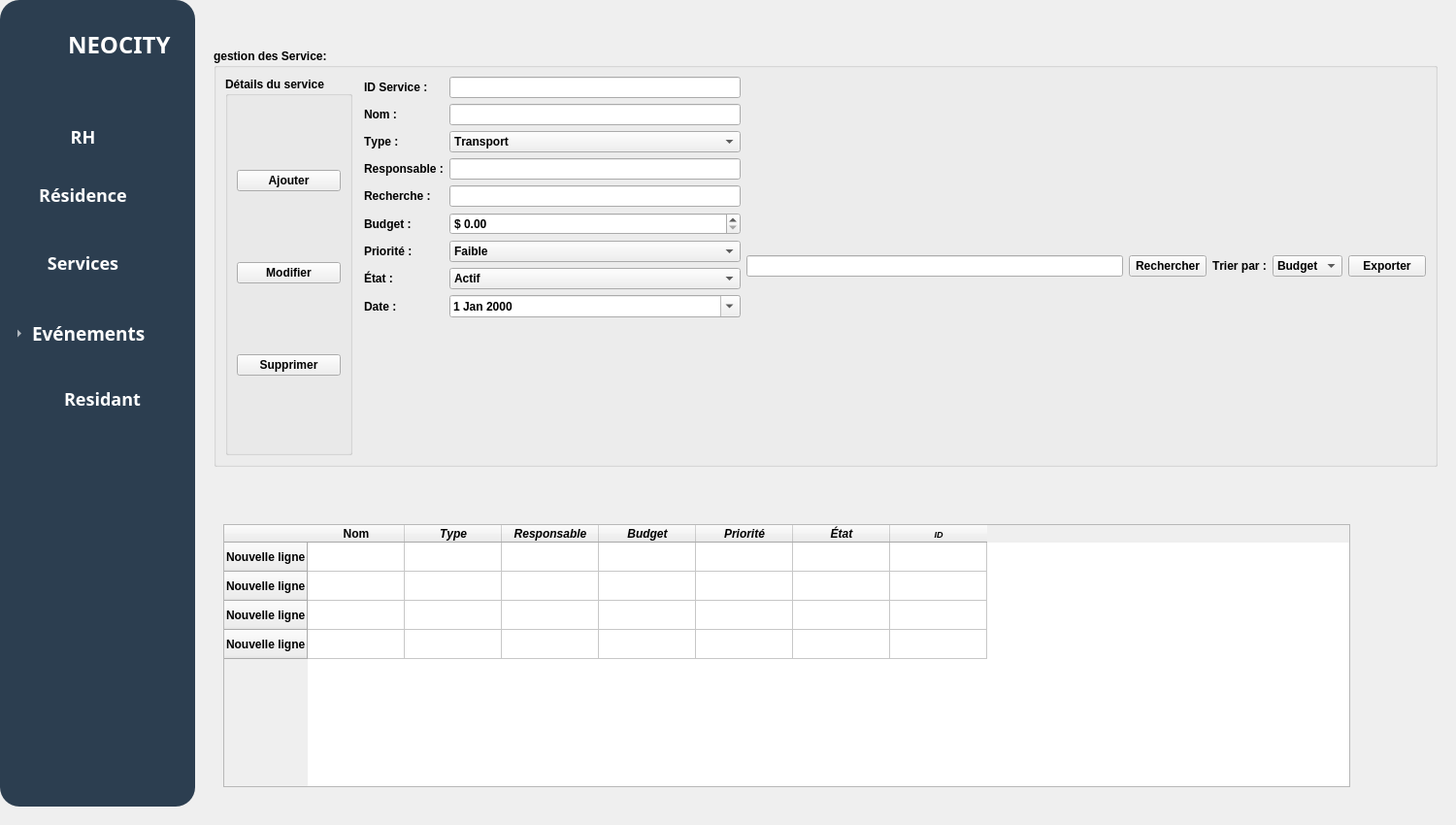
<?xml version="1.0" encoding="UTF-8"?>
<ui version="4.0">
 <class>MainWindow</class>
 <widget class="QMainWindow" name="MainWindow">
  <property name="geometry">
   <rect>
    <x>0</x>
    <y>0</y>
    <width>1500</width>
    <height>850</height>
   </rect>
  </property>
  <property name="font">
   <font>
    <bold>true</bold>
    <kerning>false</kerning>
   </font>
  </property>
  <property name="mouseTracking">
   <bool>true</bool>
  </property>
  <property name="tabletTracking">
   <bool>true</bool>
  </property>
  <property name="acceptDrops">
   <bool>true</bool>
  </property>
  <property name="windowTitle">
   <string>MainWindow</string>
  </property>
  <property name="windowIcon">
   <iconset>
    <normaloff>back.png</normaloff>back.png</iconset>
  </property>
  <property name="styleSheet">
   <string notr="true"/>
  </property>
  <property name="animated">
   <bool>true</bool>
  </property>
  <property name="documentMode">
   <bool>true</bool>
  </property>
  <property name="dockNestingEnabled">
   <bool>true</bool>
  </property>
  <property name="unifiedTitleAndToolBarOnMac">
   <bool>true</bool>
  </property>
  <widget class="QWidget" name="centralwidget">
   <widget class="QGroupBox" name="groupSearch">
    <property name="geometry">
     <rect>
      <x>220</x>
      <y>50</y>
      <width>1261</width>
      <height>431</height>
     </rect>
    </property>
    <property name="minimumSize">
     <size>
      <width>220</width>
      <height>220</height>
     </size>
    </property>
    <property name="styleSheet">
     <string notr="true">font: 10pt &quot;Segoe UI&quot;;

</string>
    </property>
    <property name="title">
     <string>gestion des Service:</string>
    </property>
    <layout class="QHBoxLayout" name="horizontalLayout">
     <item>
      <widget class="QGroupBox" name="groupDetails">
       <property name="title">
        <string>Détails du service</string>
       </property>
       <layout class="QHBoxLayout" name="horizontalLayout_2">
        <item>
         <layout class="QVBoxLayout" name="verticalLayoutButtons">
          <item>
           <widget class="QPushButton" name="btn_add">
            <property name="text">
             <string>Ajouter</string>
            </property>
           </widget>
          </item>
          <item>
           <widget class="QPushButton" name="btn_modify">
            <property name="text">
             <string>Modifier</string>
            </property>
           </widget>
          </item>
          <item>
           <widget class="QPushButton" name="btn_delete">
            <property name="text">
             <string>Supprimer</string>
            </property>
           </widget>
          </item>
         </layout>
        </item>
       </layout>
      </widget>
     </item>
     <item>
      <widget class="QFrame" name="frame">
       <property name="frameShape">
        <enum>QFrame::Shape::StyledPanel</enum>
       </property>
       <property name="frameShadow">
        <enum>QFrame::Shadow::Raised</enum>
       </property>
      </widget>
     </item>
     <item>
      <layout class="QFormLayout" name="formLayout">
       <item row="0" column="0">
        <widget class="QLabel" name="label_id">
         <property name="text">
          <string>ID Service :</string>
         </property>
        </widget>
       </item>
       <item row="0" column="1">
        <widget class="QLineEdit" name="lineEdit_id">
         <property name="readOnly">
          <bool>true</bool>
         </property>
        </widget>
       </item>
       <item row="1" column="0">
        <widget class="QLabel" name="label_name">
         <property name="text">
          <string>Nom :</string>
         </property>
        </widget>
       </item>
       <item row="1" column="1">
        <widget class="QLineEdit" name="lineEdit_name"/>
       </item>
       <item row="4" column="0">
        <widget class="QLabel" name="label_resp">
         <property name="text">
          <string>Responsable :</string>
         </property>
        </widget>
       </item>
       <item row="4" column="1">
        <widget class="QLineEdit" name="lineEdit_responsable"/>
       </item>
       <item row="5" column="0">
        <widget class="QLabel" name="label_search">
         <property name="text">
          <string>Recherche :</string>
         </property>
        </widget>
       </item>
       <item row="5" column="1">
        <widget class="QLineEdit" name="lineEdit"/>
       </item>
       <item row="7" column="0">
        <widget class="QLabel" name="label_budget">
         <property name="text">
          <string>Budget :</string>
         </property>
        </widget>
       </item>
       <item row="7" column="1">
        <widget class="QDoubleSpinBox" name="spin_budget">
         <property name="prefix">
          <string>$ </string>
         </property>
         <property name="maximum">
          <double>100000000.000000000000000</double>
         </property>
        </widget>
       </item>
       <item row="8" column="0">
        <widget class="QLabel" name="label_priority">
         <property name="text">
          <string>Priorité :</string>
         </property>
        </widget>
       </item>
       <item row="8" column="1">
        <widget class="QComboBox" name="combo_priority">
         <item>
          <property name="text">
           <string>Faible</string>
          </property>
         </item>
         <item>
          <property name="text">
           <string>Moyen</string>
          </property>
         </item>
         <item>
          <property name="text">
           <string>Élevé</string>
          </property>
         </item>
        </widget>
       </item>
       <item row="9" column="0">
        <widget class="QLabel" name="label_state">
         <property name="text">
          <string>État :</string>
         </property>
        </widget>
       </item>
       <item row="9" column="1">
        <widget class="QComboBox" name="combo_state">
         <item>
          <property name="text">
           <string>Actif</string>
          </property>
         </item>
         <item>
          <property name="text">
           <string>En attente</string>
          </property>
         </item>
         <item>
          <property name="text">
           <string>Suspendu</string>
          </property>
         </item>
        </widget>
       </item>
       <item row="10" column="0">
        <widget class="QLabel" name="label_date">
         <property name="text">
          <string>Date :</string>
         </property>
        </widget>
       </item>
       <item row="10" column="1">
        <widget class="QDateEdit" name="dateEdit_date">
         <property name="calendarPopup">
          <bool>true</bool>
         </property>
        </widget>
       </item>
       <item row="2" column="0">
        <widget class="QLabel" name="label_type">
         <property name="text">
          <string>Type :</string>
         </property>
        </widget>
       </item>
       <item row="2" column="1">
        <widget class="QComboBox" name="combo_type">
         <item>
          <property name="text">
           <string>Transport</string>
          </property>
         </item>
         <item>
          <property name="text">
           <string>Propreté</string>
          </property>
         </item>
         <item>
          <property name="text">
           <string>Éclairage</string>
          </property>
         </item>
         <item>
          <property name="text">
           <string>Eau</string>
          </property>
         </item>
         <item>
          <property name="text">
           <string>Santé</string>
          </property>
         </item>
         <item>
          <property name="text">
           <string>Sécurité</string>
          </property>
         </item>
        </widget>
       </item>
      </layout>
     </item>
     <item>
      <widget class="QLineEdit" name="lineEdit_search">
       <property name="autoFillBackground">
        <bool>false</bool>
       </property>
      </widget>
     </item>
     <item>
      <widget class="QPushButton" name="btn_search">
       <property name="text">
        <string>Rechercher</string>
       </property>
      </widget>
     </item>
     <item>
      <widget class="QLabel" name="label_sort">
       <property name="text">
        <string>Trier par :</string>
       </property>
      </widget>
     </item>
     <item>
      <widget class="QComboBox" name="combo_sort">
       <item>
        <property name="text">
         <string>Budget</string>
        </property>
       </item>
       <item>
        <property name="text">
         <string>Priorité</string>
        </property>
       </item>
       <item>
        <property name="text">
         <string>État</string>
        </property>
       </item>
      </widget>
     </item>
     <item>
      <widget class="QPushButton" name="btn_export">
       <property name="text">
        <string>Exporter</string>
       </property>
      </widget>
     </item>
    </layout>
   </widget>
   <widget class="QTableWidget" name="tableServices">
    <property name="geometry">
     <rect>
      <x>230</x>
      <y>540</y>
      <width>1161</width>
      <height>271</height>
     </rect>
    </property>
    <property name="minimumSize">
     <size>
      <width>220</width>
      <height>50</height>
     </size>
    </property>
    <property name="autoFillBackground">
     <bool>true</bool>
    </property>
    <property name="styleSheet">
     <string notr="true">
font: 10pt &quot;Segoe UI&quot;;
</string>
    </property>
    <property name="rowCount">
     <number>4</number>
    </property>
    <property name="columnCount">
     <number>7</number>
    </property>
    <row>
     <property name="text">
      <string>Nouvelle ligne</string>
     </property>
    </row>
    <row>
     <property name="text">
      <string>Nouvelle ligne</string>
     </property>
    </row>
    <row>
     <property name="text">
      <string>Nouvelle ligne</string>
     </property>
    </row>
    <row>
     <property name="text">
      <string>Nouvelle ligne</string>
     </property>
    </row>
    <column>
     <property name="text">
      <string>Nom</string>
     </property>
     <property name="font">
      <font>
       <bold>true</bold>
      </font>
     </property>
     <property name="background">
      <color alpha="0">
       <red>0</red>
       <green>0</green>
       <blue>0</blue>
      </color>
     </property>
    </column>
    <column>
     <property name="text">
      <string>Type</string>
     </property>
     <property name="font">
      <font>
       <italic>true</italic>
       <bold>true</bold>
      </font>
     </property>
     <property name="background">
      <color alpha="0">
       <red>0</red>
       <green>0</green>
       <blue>0</blue>
      </color>
     </property>
    </column>
    <column>
     <property name="text">
      <string>Responsable</string>
     </property>
     <property name="font">
      <font>
       <italic>true</italic>
       <bold>true</bold>
      </font>
     </property>
     <property name="background">
      <color alpha="0">
       <red>0</red>
       <green>0</green>
       <blue>0</blue>
      </color>
     </property>
    </column>
    <column>
     <property name="text">
      <string>Budget</string>
     </property>
     <property name="font">
      <font>
       <italic>true</italic>
       <bold>true</bold>
      </font>
     </property>
     <property name="background">
      <color alpha="0">
       <red>0</red>
       <green>0</green>
       <blue>0</blue>
      </color>
     </property>
    </column>
    <column>
     <property name="text">
      <string>Priorité</string>
     </property>
     <property name="font">
      <font>
       <italic>true</italic>
       <bold>true</bold>
      </font>
     </property>
     <property name="background">
      <color alpha="0">
       <red>0</red>
       <green>0</green>
       <blue>0</blue>
      </color>
     </property>
    </column>
    <column>
     <property name="text">
      <string>État</string>
     </property>
     <property name="font">
      <font>
       <italic>true</italic>
       <bold>true</bold>
      </font>
     </property>
     <property name="background">
      <color alpha="0">
       <red>0</red>
       <green>0</green>
       <blue>0</blue>
      </color>
     </property>
    </column>
    <column>
     <property name="text">
      <string>ID</string>
     </property>
     <property name="font">
      <font>
       <pointsize>7</pointsize>
       <italic>true</italic>
       <bold>true</bold>
       <underline>false</underline>
      </font>
     </property>
     <property name="background">
      <color alpha="0">
       <red>0</red>
       <green>0</green>
       <blue>0</blue>
      </color>
     </property>
    </column>
   </widget>
   <widget class="QFrame" name="frame_2">
    <property name="geometry">
     <rect>
      <x>0</x>
      <y>0</y>
      <width>201</width>
      <height>831</height>
     </rect>
    </property>
    <property name="styleSheet">
     <string notr="true">QFrame {
 border-radius: 20px;
background-color : #2C3E50;
}</string>
    </property>
    <property name="frameShape">
     <enum>QFrame::Shape::StyledPanel</enum>
    </property>
    <property name="frameShadow">
     <enum>QFrame::Shadow::Raised</enum>
    </property>
    <widget class="QLabel" name="label_16">
     <property name="geometry">
      <rect>
       <x>70</x>
       <y>30</y>
       <width>121</width>
       <height>31</height>
      </rect>
     </property>
     <property name="font">
      <font>
       <family>Bahnschrift</family>
       <pointsize>18</pointsize>
       <bold>true</bold>
      </font>
     </property>
     <property name="styleSheet">
      <string notr="true">color: rgb(255, 255, 255);</string>
     </property>
     <property name="text">
      <string>NEOCITY</string>
     </property>
    </widget>
    <widget class="QPushButton" name="pushButton">
     <property name="geometry">
      <rect>
       <x>0</x>
       <y>110</y>
       <width>171</width>
       <height>61</height>
      </rect>
     </property>
     <property name="font">
      <font>
       <family>Bahnschrift</family>
       <pointsize>-1</pointsize>
       <bold>true</bold>
      </font>
     </property>
     <property name="styleSheet">
      <string notr="true">QPushButton {
    background-color: #2C3E50;
    color: white;
    border-radius: 8px;
    padding: 10px;
    font-size: 18px;
}
QPushButton:hover {
    background-color: #1E5BB8;
}
QPushButton:pressed {
    background-color: #FFFFFF;
}</string>
     </property>
     <property name="text">
      <string>RH</string>
     </property>
    </widget>
    <widget class="QPushButton" name="pushButton_5">
     <property name="geometry">
      <rect>
       <x>0</x>
       <y>170</y>
       <width>171</width>
       <height>61</height>
      </rect>
     </property>
     <property name="font">
      <font>
       <family>Bahnschrift</family>
       <pointsize>-1</pointsize>
       <bold>true</bold>
      </font>
     </property>
     <property name="styleSheet">
      <string notr="true">QPushButton {
    background-color: #2C3E50;
    color: white;
    border-radius: 8px;
    padding: 10px;
    font-size: 18px;
}
QPushButton:hover {
    background-color: #1E5BB8;
}
QPushButton:pressed {
    background-color: #FFFFFF;
}</string>
     </property>
     <property name="text">
      <string>Résidence</string>
     </property>
    </widget>
    <widget class="QPushButton" name="pushButton_7">
     <property name="geometry">
      <rect>
       <x>0</x>
       <y>240</y>
       <width>171</width>
       <height>61</height>
      </rect>
     </property>
     <property name="font">
      <font>
       <family>Bahnschrift</family>
       <pointsize>-1</pointsize>
       <bold>true</bold>
      </font>
     </property>
     <property name="styleSheet">
      <string notr="true">QPushButton {
    background-color: #2C3E50;
    color: white;
    border-radius: 8px;
    padding: 10px;
    font-size: 18px;
}
QPushButton:hover {
    background-color: #1E5BB8;
}
QPushButton:pressed {
    background-color: #FFFFFF;
}</string>
     </property>
     <property name="text">
      <string>Services</string>
     </property>
    </widget>
    <widget class="QLabel" name="label_17">
     <property name="geometry">
      <rect>
       <x>0</x>
       <y>10</y>
       <width>61</width>
       <height>61</height>
      </rect>
     </property>
     <property name="text">
      <string/>
     </property>
     <property name="pixmap">
      <pixmap>:/551544292_1166092592062473_5497828692904860049_n-removebg-preview.png</pixmap>
     </property>
     <property name="scaledContents">
      <bool>true</bool>
     </property>
    </widget>
    <widget class="QTreeWidget" name="treeWidget">
     <property name="geometry">
      <rect>
       <x>10</x>
       <y>330</y>
       <width>151</width>
       <height>111</height>
      </rect>
     </property>
     <property name="styleSheet">
      <string notr="true">color: rgb(255, 255, 255);</string>
     </property>
     <property name="rootIsDecorated">
      <bool>true</bool>
     </property>
     <property name="itemsExpandable">
      <bool>true</bool>
     </property>
     <property name="animated">
      <bool>false</bool>
     </property>
     <property name="expandsOnDoubleClick">
      <bool>true</bool>
     </property>
     <attribute name="headerVisible">
      <bool>false</bool>
     </attribute>
     <column>
      <property name="text">
       <string>1</string>
      </property>
     </column>
     <item>
      <property name="text">
       <string>Evénements</string>
      </property>
      <property name="font">
       <font>
        <family>Bahnschrift</family>
        <pointsize>14</pointsize>
        <bold>true</bold>
       </font>
      </property>
      <item>
       <property name="text">
        <string>Accueil</string>
       </property>
       <property name="font">
        <font>
         <family>Bahnschrift</family>
         <pointsize>11</pointsize>
         <bold>true</bold>
        </font>
       </property>
      </item>
      <item>
       <property name="text">
        <string>Fonctionnalités</string>
       </property>
       <property name="font">
        <font>
         <family>Bahnschrift</family>
         <pointsize>11</pointsize>
         <bold>true</bold>
        </font>
       </property>
      </item>
     </item>
    </widget>
    <widget class="QPushButton" name="pushButton_8">
     <property name="geometry">
      <rect>
       <x>20</x>
       <y>380</y>
       <width>171</width>
       <height>61</height>
      </rect>
     </property>
     <property name="font">
      <font>
       <family>Bahnschrift</family>
       <pointsize>-1</pointsize>
       <bold>true</bold>
      </font>
     </property>
     <property name="styleSheet">
      <string notr="true">QPushButton {
    background-color: #2C3E50;
    color: white;
    border-radius: 8px;
    padding: 10px;
    font-size: 18px;
}
QPushButton:hover {
    background-color: #1E5BB8;
}
QPushButton:pressed {
    background-color: #FFFFFF;
}</string>
     </property>
     <property name="text">
      <string>Residant</string>
     </property>
    </widget>
   </widget>
  </widget>
  <widget class="QMenuBar" name="menubar">
   <property name="geometry">
    <rect>
     <x>0</x>
     <y>0</y>
     <width>1500</width>
     <height>26</height>
    </rect>
   </property>
  </widget>
 </widget>
 <resources/>
 <connections/>
</ui>
